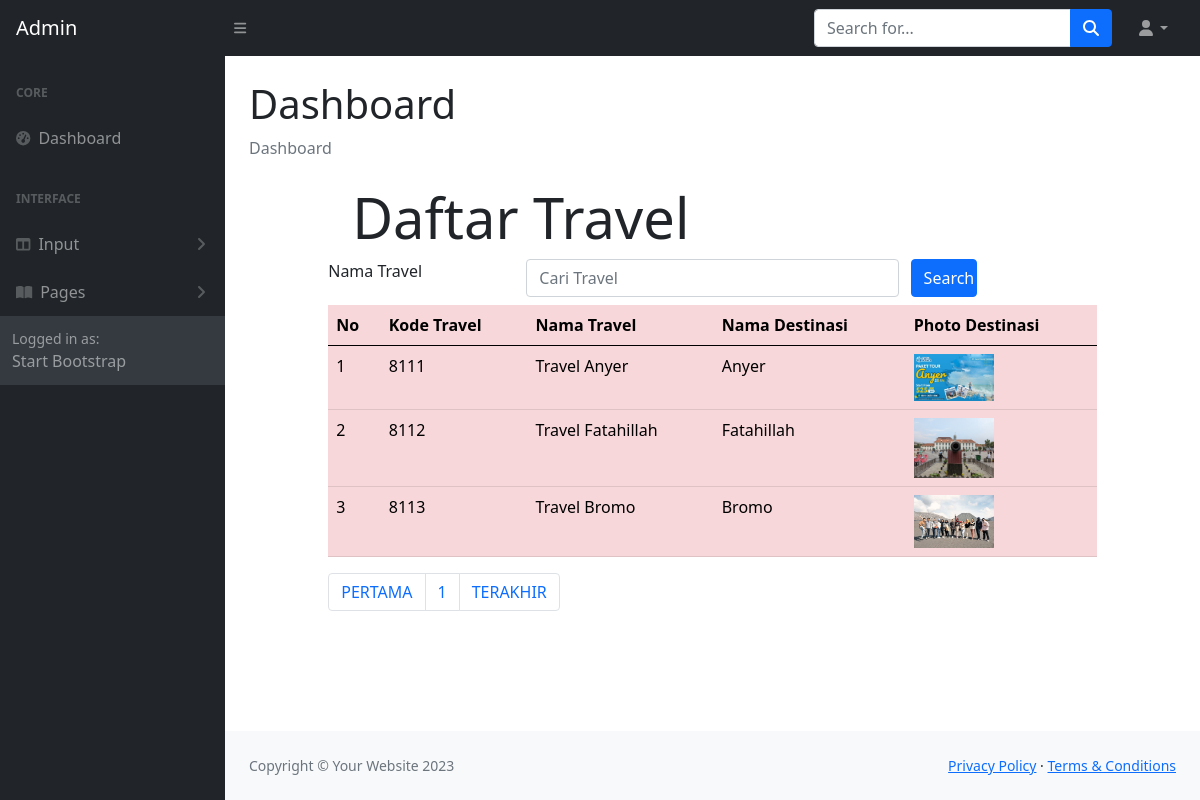
The app's page /ADMIN/daftartravel.php with its own data.
### tables this page shows
CREATE TABLE `travel` (
  `travelKODE` char(4) NOT NULL,
  `travelNAMA` char(120) NOT NULL,
  `travelFILE` char(120) NOT NULL,
  `destinasiKODE` char(4) NOT NULL
);

CREATE TABLE `destinasi` (
  `destinasiKODE` char(4) NOT NULL,
  `destinasiNAMA` varchar(120) NOT NULL,
  `kategoriKODE` char(4) NOT NULL,
  `destinasiFILE` char(120) NOT NULL,
  `destinasiKET` char(120) NOT NULL
);

### ADMIN/daftartravel.php (the view, shortened to what this page needs)
<!DOCTYPE html>
<html lang="en">
<?php include "include/head.php";?>
    <body class="sb-nav-fixed">
        <?php include "include/menunav.php";?>
        <div id="layoutSidenav">
            <?php include "include/menu.php";?>
            <div id="layoutSidenav_content">
                <main>
                    <div class="container-fluid px-4">
                        <h1 class="mt-4">Dashboard</h1>
                        <ol class="breadcrumb mb-4">
                            <li class="breadcrumb-item active">Dashboard</li>
                        </ol>
<head>
  	<link rel="stylesheet" type="text/css" href="https://cdnjs.cloudflare.com/ajax/libs/select2/4.0.3/css/select2.min.css">
	<link rel="stylesheet" type="text/css" href="css/bootstrap.min.css">
</head>
<?php
	include "include/config.php";
?>
<body>
<div class="row">
	<div class="col-sm-1"></div>
	<div class="col-sm-10">
		<div class="jumbotron jumbotron-fluid">
			<div class="container">
				<h1 class="display-4">Daftar Travel</h1>
			</div>
		</div>
		<form method="POST">
                <div class="form-group row mb-2">
                <label for="search" class="col-sm-3">Nama Travel</label>
                <div class="col-sm-6">
                    <input type="text" name="search" class="form-control" id="search"
                    value="<?php if(isset($_POST["search"])) {echo $_POST["search"];}?>"
                        placeholder = "Cari Travel">
                </div>
                <input type="submit" name="kirim" class="col-sm-1 btn btn-primary" value="Search">
                </div>
            </form>
	<table class="table table-hover table-danger">
    <thead class="thead-dark">
			<tr>
				<th>No</th>
				<th>Kode Travel</th>
				<th>Nama Travel</th>
				<th>Nama Destinasi</th>
				<th>Photo Destinasi</th>
			</tr>
		</thead>
		<tbody>
		<?php
    $jumlahtampilan = 3;
    $halaman = (isset($_GET['page']))? $_GET['page'] : 1;
    $mulaitampilan = ($halaman - 1) * $jumlahtampilan;
if(isset($_POST["kirim"]))
{
    $search = $_POST["search"];
	$query = mysqli_query($connection,"select * from travel, destinasi where travel.destinasiKODE = destinasi.destinasiKODE
	AND travelNAMA like '%".$search."%' limit $mulaitampilan, $jumlahtampilan");
}else
    {
        $query = mysqli_query($connection, "select *  from travel, destinasi where travel.destinasiKODE = destinasi.destinasiKODE limit $mulaitampilan, $jumlahtampilan");
    }
	$nomor = 1;
	while($row = mysqli_fetch_array($query))
	{
  ?>
				<tr>
					<td><?php echo $mulaitampilan + $nomor; ?></td>
					<td><?php echo $row['travelKODE'];?></td>
					<td><?php echo $row['travelNAMA'];?></td>
					<td><?php echo $row['destinasiNAMA'];?></td>
                    <td>
						<?php if(is_file("images/".$row['travelFILE']))
						{ ?>
							<img src="images/<?php echo $row['travelFILE']?>" width="80">
						<?php } else
							echo "<img src='images/noimage.png' width='80'>"
						?>
					</td>
				</tr>
			<?php $nomor = $nomor + 1;?>
			<?php }	?>
		</tbody>
	</table>
	<?php
    $query = mysqli_query($connection, "SELECT * FROM travel");
    $jumlahrecord = mysqli_num_rows($query);
    $jumlahpage = ceil($jumlahrecord/$jumlahtampilan);
  	?>
	<nav aria-label="Page navigation example">
	<ul class="pagination">
		<li class="page-item"><a class="page-link" href="?page=<?php $nomorhal=1; echo $nomorhal?>">PERTAMA</a></li>
		<?php for($nomorhal=1; $nomorhal<=$jumlahpage; $nomorhal++)
		{ ?>
		<li class="page-item">
		<?php
		if($nomorhal!=$halaman)
		{ ?>
		<a class="page-link" href="?page=<?php echo $nomorhal?>"><?php echo $nomorhal?></a>
		<?php }
		else { ?>
		<a class="page-link" href="?page=<?php echo $nomorhal?>"><?php echo $nomorhal?></a>
		<?php } ?>
		</li>
		<?php } ?>
		<li class="page-item"><a class="page-link" href="?page=<?php echo $nomorhal-1?>">TERAKHIR</a></li>
	</ul>
	</nav>
	</div>
	<div class="col-sm-1"></div>
</div>
</body>
	</div>
                </main>
                <?php include "include/footer.php";?>
            </div>
        </div>
    </body>
</html>
</html>

### records on screen
travel: nomor "1", travelKODE "8111", travelNAMA "Travel Anyer", destinasi.destinasiNAMA "Anyer", travelFILE (picture)
travel: nomor "2", travelKODE "8112", travelNAMA "Travel Fatahillah", destinasi.destinasiNAMA "Fatahillah", travelFILE (picture)
travel: nomor "3", travelKODE "8113", travelNAMA "Travel Bromo", destinasi.destinasiNAMA "Bromo", travelFILE (picture)
